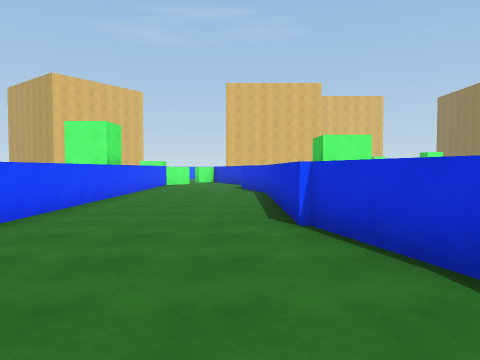
View 1 (above)

18 first-person views from a walk through a 3-D level made in the Unity game engine. The camera is 1.5 m above the floor, tilts 2° down and sees 70° across. The floor is counted in squares, 2 m on a side. Each view is taken from the middle of a square. On the plan, view 1 faces up. The plan holds only what a view shows up to about 11 squares ahead; the rest is blank. The place goes on beyond the plan. The player is left out. Some animated figures are left out.

View 2
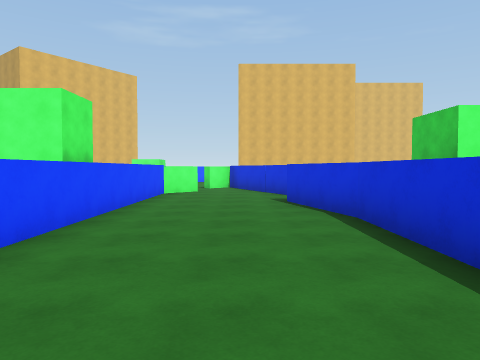

View 3
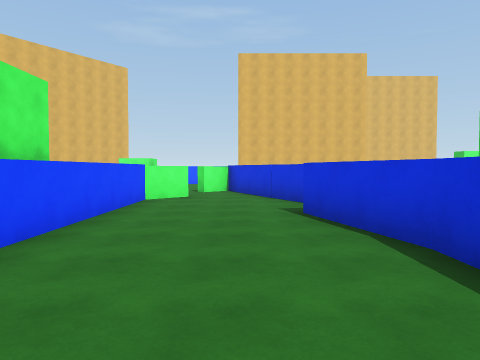

View 4
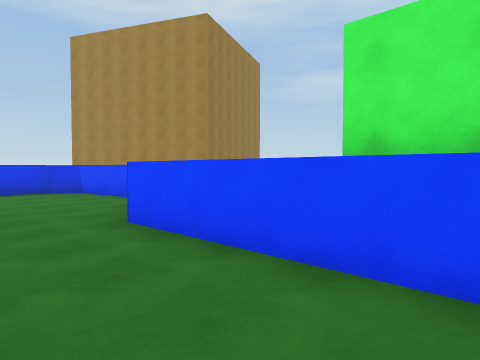

View 5
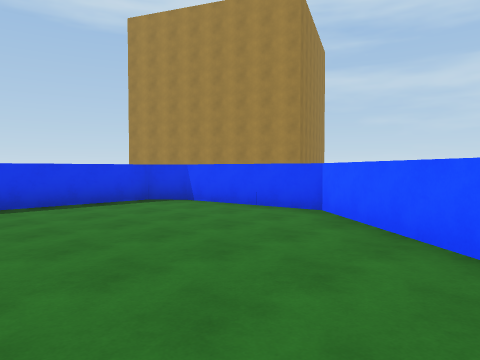

View 6
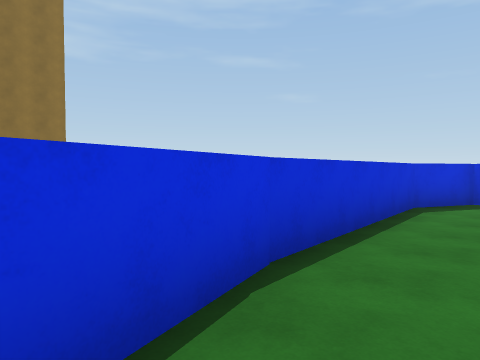

View 7
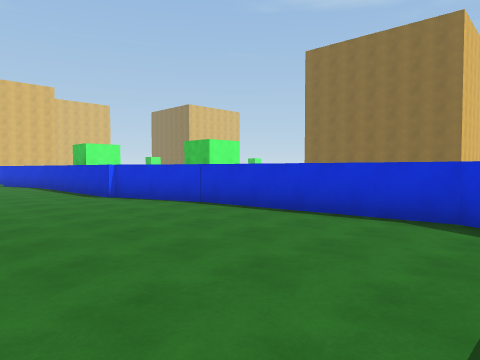

View 8
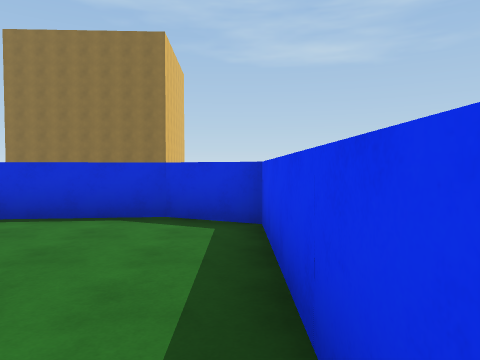

View 9
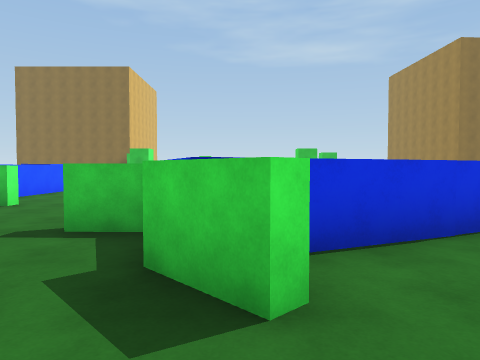

View 10
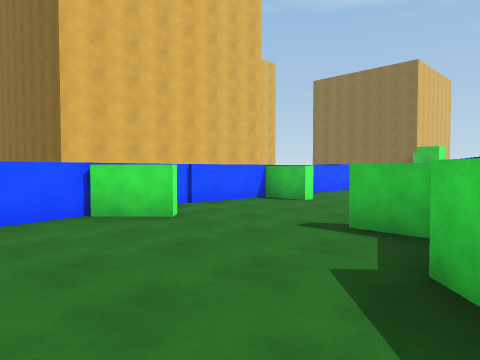

View 11
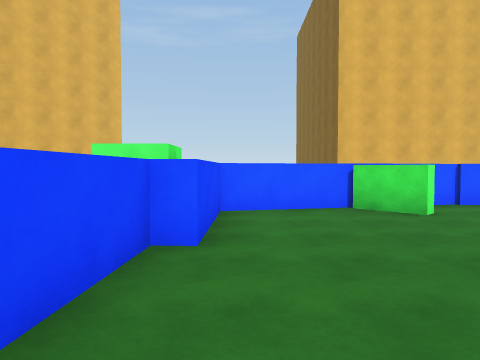

View 12
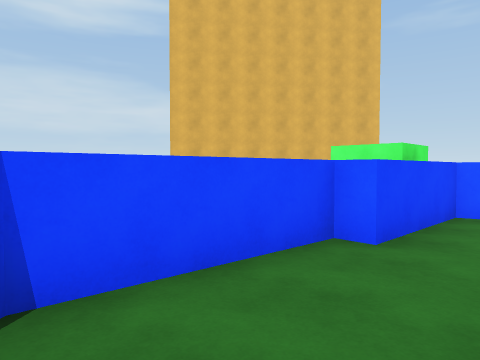

View 13
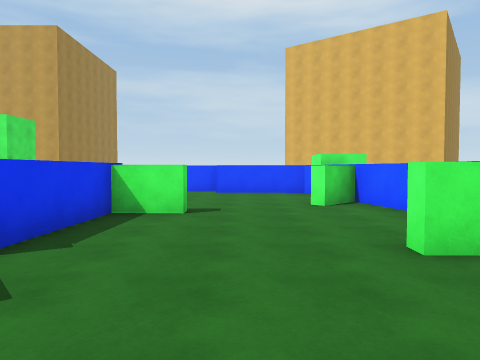

View 14
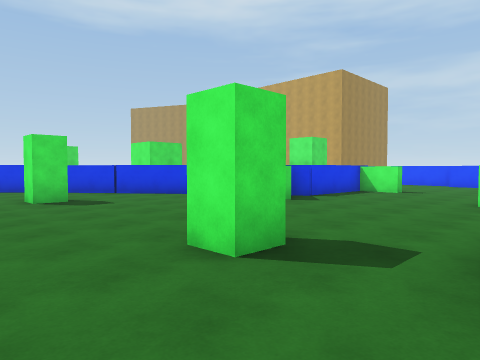

View 15
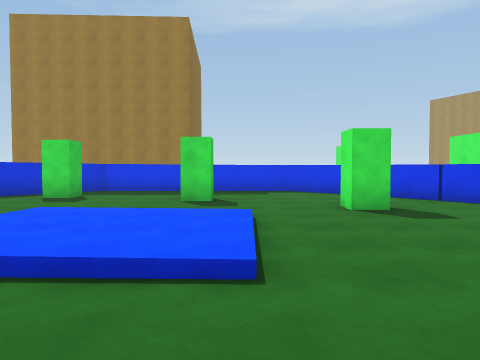

View 16
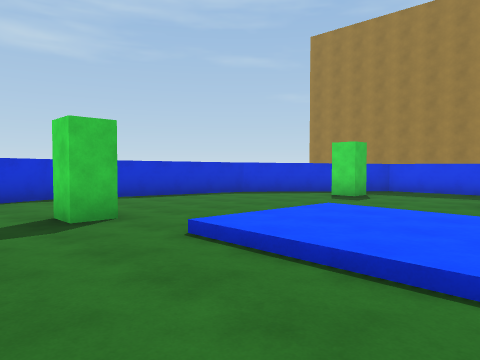

View 17
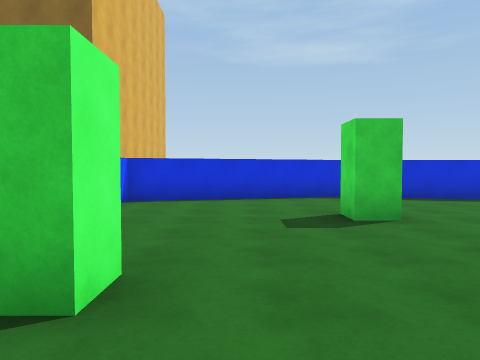

View 18
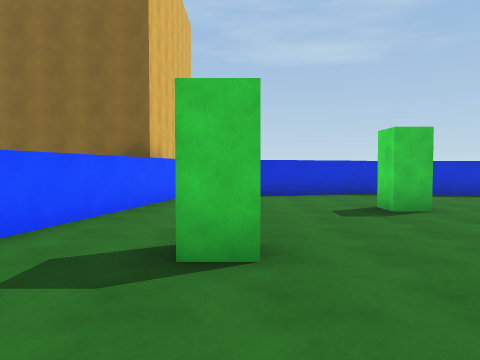

### Floor plan
Key: @ floor where view 1 was taken; # wall or solid block; . main floor; : floor 0.25 m higher than the main floor; / step, stairs or slope; B green block.
Columns run from 6 left of view 1 to 20 right of it. Each row starts with its distance up from view 1.
 26                     ###
 25                   ....####
 24   ############ ..........#
 23  ##..#...#.........B.....##
 22  #.............B..........#
 21  #........................#
 20  #....#...............B...#
 19  #....##..#. ..../::/.....#
 18  #..#######  ..../::/.....#
 17  #...##     ...../::/.....#
 16   ##..#    #...B.........##
 15   #...#    #.............#
 14   #....    ##.....B......#
 13   #....#    ##........B.##
 12   #....#     ##........##
 11   #....#      ##   ...#
 10   #....#           ####
  9   #....#
  8   #....#
  7   #....#
  6   #....#
  5   #....#
  4   #....##
  3   #.....#
  2  ##.....#
  1  #......#
  0 ##....@.#
 -1 #.......#
 -2 ##......#
 -3  #......#
 -4  #......#
 -5  ########

Where each view was taken, in squares from view 1:
view 1: 0 up, 0 right, facing up
view 2: 5 up, 1 left, facing up
view 3: 7 up, 1 left, facing up
view 4: 7 up, 1 left, facing down-left
view 5: 3 up, 0 right, facing down-left
view 6: 4 up, 0 right, facing down-right
view 7: 4 down, 3 left, facing up-right
view 8: 4 down, 3 left, facing right
view 9: 18 up, 4 left, facing right
view 10: 18 up, 4 left, facing up-right
view 11: 17 up, 4 left, facing up
view 12: 17 up, 3 left, facing up-left
view 13: 21 up, 6 right, facing left
view 14: 24 up, 11 right, facing down-left
view 15: 22 up, 11 right, facing down
view 16: 22 up, 11 right, facing down-right
view 17: 22 up, 11 right, facing right
view 18: 23 up, 10 right, facing right
